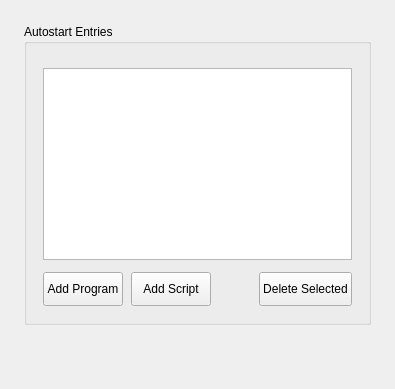
          <widget class="QWidget" name="auto_tab">
           <attribute name="title">
            <string>Autostart</string>
           </attribute>
           <layout class="QVBoxLayout" name="auto_outer_vl">
            <property name="spacing">
             <number>16</number>
            </property>
            <property name="leftMargin">
             <number>24</number>
            </property>
            <property name="topMargin">
             <number>24</number>
            </property>
            <property name="rightMargin">
             <number>24</number>
            </property>
            <property name="bottomMargin">
             <number>24</number>
            </property>
            <item>
             <widget class="QGroupBox" name="autostart_group">
              <property name="title">
               <string>Autostart Entries</string>
              </property>
              <layout class="QVBoxLayout" name="autostart_inner_vl">
               <property name="spacing">
                <number>12</number>
               </property>
               <property name="leftMargin">
                <number>16</number>
               </property>
               <property name="topMargin">
                <number>24</number>
               </property>
               <property name="rightMargin">
                <number>16</number>
               </property>
               <property name="bottomMargin">
                <number>16</number>
               </property>
               <item>
                <widget class="QListWidget" name="current_autostart"/>
               </item>
               <item>
                <layout class="QHBoxLayout" name="auto_btn_hl">
                 <property name="spacing">
                  <number>8</number>
                 </property>
                 <item>
                  <widget class="QPushButton" name="add_program_button">
                   <property name="minimumSize">
                    <size>
                     <width>0</width>
                     <height>34</height>
                    </size>
                   </property>
                   <property name="text">
                    <string>Add Program</string>
                   </property>
                  </widget>
                 </item>
                 <item>
                  <widget class="QPushButton" name="add_script_button">
                   <property name="minimumSize">
                    <size>
                     <width>0</width>
                     <height>34</height>
                    </size>
                   </property>
                   <property name="text">
                    <string>Add Script</string>
                   </property>
                  </widget>
                 </item>
                 <item>
                  <spacer name="auto_btn_spacer">
                   <property name="orientation">
                    <enum>Qt::Orientation::Horizontal</enum>
                   </property>
                   <property name="sizeHint" stdset="0">
                    <size>
                     <width>40</width>
                     <height>20</height>
                    </size>
                   </property>
                  </spacer>
                 </item>
                 <item>
                  <widget class="QPushButton" name="del_autostart_button">
                   <property name="minimumSize">
                    <size>
                     <width>0</width>
                     <height>34</height>
                    </size>
                   </property>
                   <property name="text">
                    <string>Delete Selected</string>
                   </property>
                  </widget>
                 </item>
                </layout>
               </item>
              </layout>
             </widget>
            </item>
            <item>
             <spacer name="auto_bottom_spacer">
              <property name="orientation">
               <enum>Qt::Orientation::Vertical</enum>
              </property>
              <property name="sizeHint" stdset="0">
               <size>
                <width>20</width>
                <height>40</height>
               </size>
              </property>
             </spacer>
            </item>
           </layout>
          </widget>
